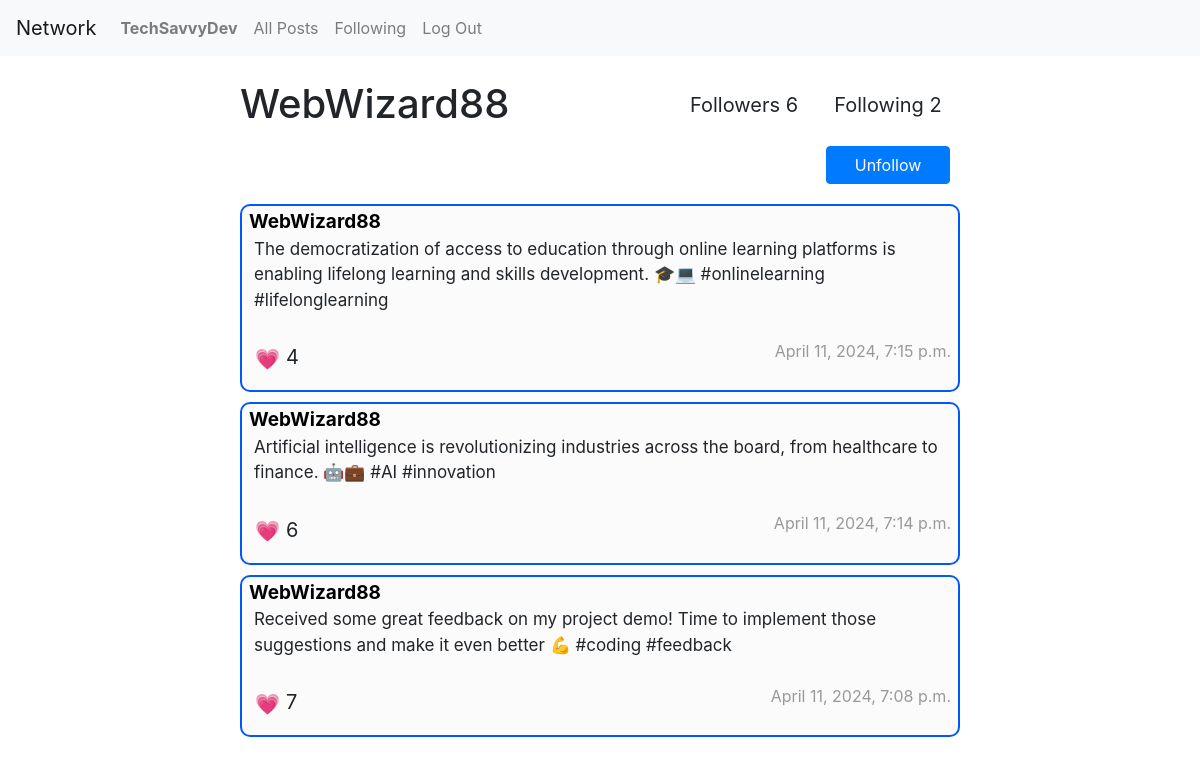
The page /profile/WebWizard88 (signed in) on the database its author committed.
### network/models.py (models this page shows, shortened)
class User(AbstractUser):
    pass

class Post(models.Model):
    user = models.ForeignKey("User", on_delete=models.CASCADE, related_name="posts")
    body = models.TextField(blank=True)
    date = models.DateTimeField(default=timezone.now)
    def likes_count(self):
        return self.likes.count()

### network/views.py (the view)
# urls.py: path("profile/<str:username>", views.profile, name="profile"),
def profile (request, username):
    user = User.objects.get(username=username)
    if user == None:
        return HttpResponseRedirect(reverse("index"))
    followers = Followers.objects.filter(followed=user).all()
    follows = Followers.objects.filter(follower=user).all()
    twitts = Post.objects.filter(user=user)[::-1]
    paginator = Paginator(twitts, 10)
    page_number = request.GET.get('page')
    page_obj = paginator.get_page(page_number)
    if request.user.is_authenticated:
        follow = Followers.objects.filter(follower=request.user, followed=user).exists()
    else:
        follow = False
    return render(request, "network/profile.html",{
        "prof_user" : user,
        "page" : page_obj,
        "follow" : follow,
        "follows_count" : follows.count(),
        "followers_count" : followers.count()
    })

### network/templates/network/profile.html (shortened to what this page needs)
{% extends "network/layout.html" %}
{% load static %}
{% block body %}
    <div>
        <div class="profile-header">
            <h3 class="profile-name">{{ prof_user.username }} </h3>
            <p class="profile_info" id="followers-profile">Followers {{ followers_count }} </p>
            <p class="profile_info" id="following-profile">Following {{ follows_count }} </p>
        </div>
        {% if request.user.is_authenticated %}
            {% if request.user != prof_user %}
                <form action="{% url 'follow' prof_user %}" method="post" class="profile-header">
                    {% if not follow %}
                        <input class="btn btn-primary" id="follow-button" type="submit" value="Follow">
                    {% else %}
                        <input class="btn btn-primary" id="follow-button" type="submit" value="Unfollow">
                    {% endif%}
                </form>
            {% endif %}
        {% endif %}
    </div>
    {% for twit in page %}
    <div class="post" id="post-{{ twit.id }}">
        <a href="{% url 'profile' twit.user%}" class="post-user">{{ twit.user }}</a>
        <p class="post-body" id="body">{{ twit.body }} </p>
        <div class="like-date-container" id="like-div">
            {% if request.user.is_authenticated %}
            <input id="give-like" class="like-button" data-twit-id="{{ twit.id }}" type="button" value="&#128151;">
            {% endif %}
            <p class="post-like-count" id="like-count-{{ twit.id }}">{{ twit.likes_count }}</p>
            <p class="post-date" id="date">{{ twit.date }} </p>
        </div>
    </div>
    {% endfor %}
{% endblock %}

### network/templates/network/layout.html (shortened to what this page needs)
{% load static %}
<!DOCTYPE html>
<html lang="en">
    <head>
        <link rel="stylesheet" href="https://stackpath.bootstrapcdn.com/bootstrap/4.4.1/css/bootstrap.min.css">
        <link href="{% static 'network/styles.css' %}" rel="stylesheet">
    </head>
    <body>
        <nav class="navbar navbar-expand-lg navbar-light bg-light">
            <a class="navbar-brand" href="{% url 'index' %}">Network</a>
            <div>
              <ul class="navbar-nav mr-auto">
                {% if user.is_authenticated %}
                    <li class="nav-item">
                        <a class="nav-link" href="{% url 'profile' user.username%}"><strong>{{ user.username }}</strong></a>
                    </li>
                {% endif %}
                <li class="nav-item">
                  <a class="nav-link" href="{% url 'index' %}">All Posts</a>
                </li>
                {% if user.is_authenticated %}
                    <li class="nav-item">
                        <a class="nav-link" href="{% url 'following' %}">Following</a>
                    </li>
                    <li class="nav-item">
                        <a class="nav-link" href="{% url 'logout' %}">Log Out</a>
                    </li>
                {% endif %}
              </ul>
            </div>
          </nav>
        <div class="body">
            {% block body %}
            {% endblock %}
        </div>
    </body>
</html>

### network/static/network/styles.css (style rules this page uses)
.body { margin-right: 20%; margin-left: 20%; margin-top: 2%; }
.post { margin-top: 10px; border: 2px solid rgb(0, 89, 255); padding: 2px 7px; border-radius: 10px; background-color: #eee4; }
.like-date-container { display: flex; align-items: center; }
.post-user { font-weight: bold; color: #000; text-decoration: none !important; font-size: 19px; }
.post-body { font-size: 17px; padding-left: 5px; }
.btn { margin-top: 10px; margin-bottom: 30px; }
.like-button { background-color: transparent; border: none; cursor: pointer; font-size: 20px; }
.post-date { flex: 1; text-align: right; color: #999; }
.post-like-count { font-size: 20px; padding-top: 13px; }
.profile-header { display: grid; grid-template-columns: 60% 20% 20%; text-align: center; }
.profile-name { font-size: 40px; grid-column: 1; grid-row: 1; text-align: left; }
.profile_info { font-size: 20px; padding-top: 10px; }
#followers-profile { grid-column: 2; grid-row: 1; }
#following-profile { grid-column: 3; grid-row: 1; }
#follow-button { grid-column: 3; margin: 10px; }

### rows shown on the page
User: username "TechSavvyDev"
User: username "WebWizard88"
Post: user "WebWizard88", body "The democratization of access to education through online learning platforms is enabling lifelong learning and skills development. 🎓💻 #onlinelearning #lifelonglearning", likes_count "4", date "April 11, 2024, 7:15 p.m."
Post: user "WebWizard88", body "Artificial intelligence is revolutionizing industries across the board, from healthcare to finance. 🤖💼 #AI #innovation", likes_count "6", date "April 11, 2024, 7:14 p.m."
Post: user "WebWizard88", body "Received some great feedback on my project demo! Time to implement those suggestions and make it even better 💪 #coding #feedback", likes_count "7", date "April 11, 2024, 7:08 p.m."

### other values the page prints
{{ followers_count }} "6"
{{ follows_count }} "2"
